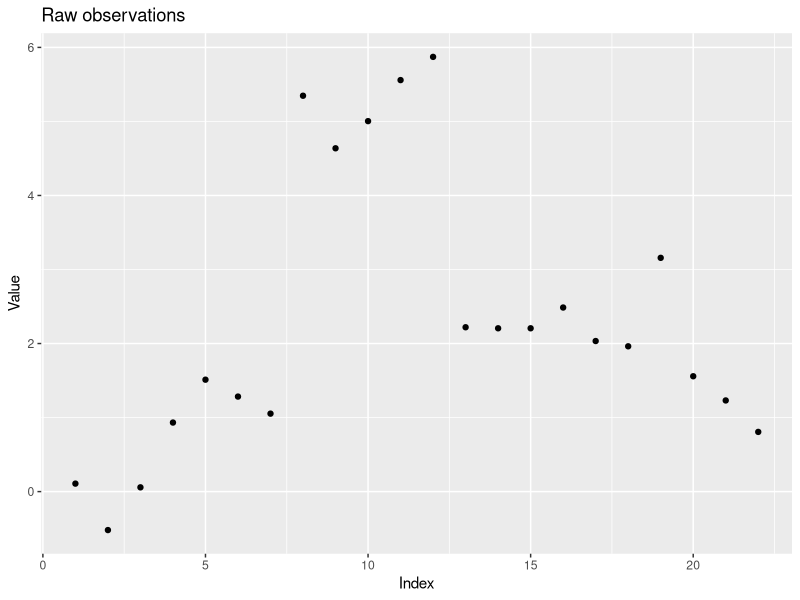

Here is the R script that generated this plot: (Note: this script raises an error after producing the figure.)
### Author: Eric Kalosa-Kenyon
### STA 243 Hw2 - Genetic algorithms and simulated annealing

##### BEGIN: Genetic algorithm

### Purpose of this algorithm
#   The goal of this program is to find an optimal solution for a piecewise
#   constant regression problem. The method used is genetic algorithms.
#   Chromosomes are binary representations of the presense or absense of
#   discontinuities in the fitted piecewise constant regression.

### Pseudocode overview
# Generate observations used for regression
# Parameterize algorithm
# Initialize random population
# Until convergence
#   Calculate fitness in current generation
#   Mate individuals proportional to fitness
# Plot result

### BEGIN: Code
rm(list=ls())

## Imports
library("ggplot2")

## Subroutines
random_chromosome = function(num_genes, nucleobases=c(0,1)){
    # Generates a chromosome
    #   lenght of chromosome is (num_genes)
    #   each element of the chromosome is an element of (nucleobases)
    x = sample(nucleobases, num_genes, replace=TRUE)
    x = paste(x, collapse='')
    return(x)
}

mate_chromosomes = function(parents, xr=0.1, mr=0.1){
    # Produce a single offspring from parent chromosomes (p1, p2) with a
    # crossover rate (xr) and a mutation rate (mr)

    p1 = parents[1]
    p2 = parents[2]
    stopifnot(nchar(p1) == nchar(p2))

    child = paste(rep("0", nchar(p1)), collapse='') # initialize child "000..."

    w = 1 # crossover parameter
    for(i in 1:nchar(p1)){

        # Give child parents' genes for each gene (i)
        #   from p1 if w == 1
        #   from p2 if w == 0
        if(w){
            child[i] = p1[i]
        }else{
            child[i] = p2[i]
        }

        # Mutate gene
        if(runif(1)<mr){
            child[i] = (child[i] + 1) %% 2
        }

        # Crossover if required
        if(runif(1)<xr){
            w = (w + 1) %% 2
        }
    }
    return(child)
}

fitness = function(population, raw){
    #TODO:
}

## Generate observations
# TODO: replace simple raw data with the generator given in the homework
raw = c(0,0,0,1,1,1,1,5,5,5,6,6,2,2,2,2,2,2,3,1,1,1)
sd = 0.3
N = length(raw)
raw = raw + rnorm(N, sd=sd)

# Plot the generated data
raw_df = data.frame(y=raw, x=1:length(raw))
plt1 = ggplot(raw_df, aes(x=x, y=y)) +
    geom_point() +
    xlab("Index") + ylab("Value") +
    ggtitle("Raw observations")

## Parameterize algoritm and initialize major objects
pop_col_names = c("Chromosome", "Fitness", "Generation")
pop = data.frame(matrix(ncol = 3, nrow = 0))   # Holds all individuals
colnames(pop) = pop_col_names
K = 20  # Number of chromosomes in each generation
G = 70  # Maximum number of generations

## Initialize first generation
g = 1
for(i in 1:K){
    x = random_chromosome(num_genes=N-1) # returns string of 1s and 0s
    individual = c(x, NA, g)
    pop[dim(pop)[1]+1,] = individual
}

## Calculate fitness and mate each generation
for(g in 2:G){
    parent_generation = pop[pop$Generation == g-1,]
    parent_fitness = fitness(parent_generation, raw)
    # Put parent fitness into main dataframe
    pop[rownames(parent_generation),]$Fitness = parent_fitness

    for(k in 1:K){
        parents = sample(parent_generation,
                         2,
                         replace=TRUE,
                         prob=parent_fitness)
        child_chromosome = mate_chromosomes(parents)
        child = c(child_chromosome, NA, g)
        pop[dim(pop)[1]+1,] = child
    }
}
#TODO: plot max_fitness as a function of generation

## Recover and plot max fitness chromosome
max_fitness_chromosome = pop$Chromosome[pop$Fitness == max(pop$Fitness)]
#TODO: ensure there is only one max_fitness_chromosome
#TODO: plot this chromosome with the raw data

##### END: Genetic algorithm

### NOTES:

# stopifnot(a==b) # R's version of assert

# # Given function in hw handout, used for evaluating fitness
# truefunction<-function(x){
#     t <- c(0.1, 0.13, 0.15, 0.23, 0.25, 0.4, 0.44, 0.65, 0.76, 0.78, 0.81)
#     h <- c(4, -5, 3, -4, 5, -4.2, 2.1, 4.3, -3.1, 2.1, -4.2)
#     temp <- 0
#     for(i in 1:11) {
#         temp <- temp + h[i]/2 * (1 + sign(x - t[i]))
#     }
#     return(temp)
# }
# n<-512
# x<-(0:(n-1))/n
# f<-truefunction(x)
# set.seed(0401)
# y<-f+rnorm(f)/3
# plot(x,y)
# lines(x,f)
